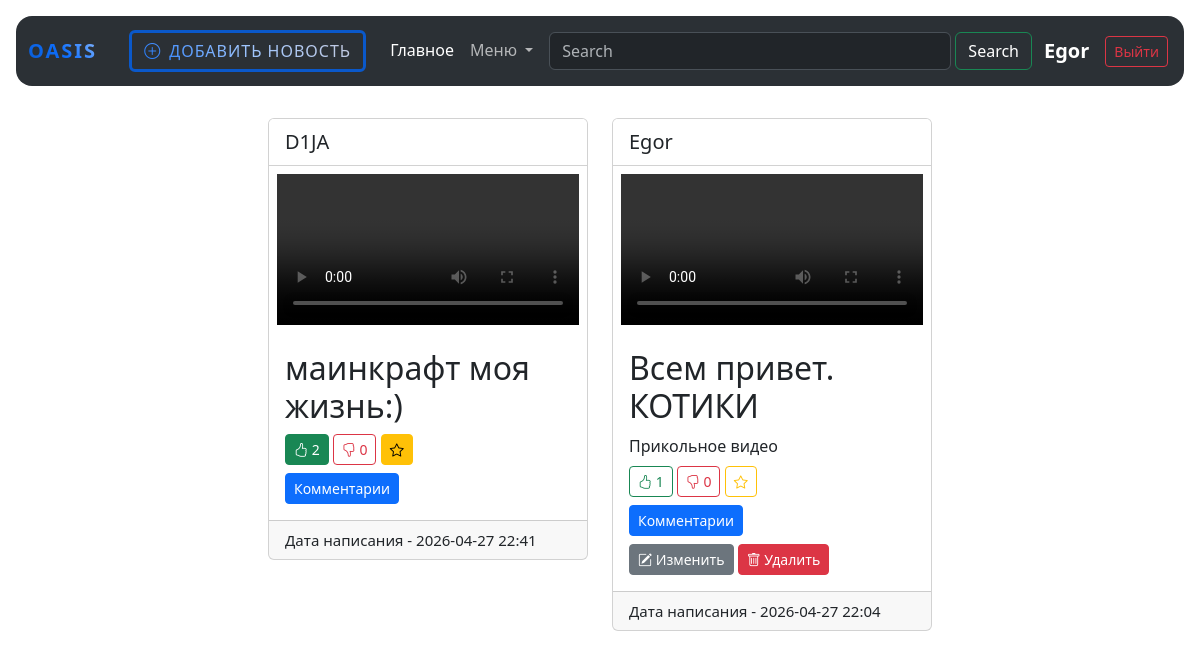
/ (signed in), run on the app's committed database.
### data/users.py (models this page shows, shortened)
class User(SqlAlchemyBase, UserMixin):
    __tablename__ = 'users'
    id = sqlalchemy.Column(sqlalchemy.Integer, primary_key=True, autoincrement=True)
    name = sqlalchemy.Column(sqlalchemy.String, nullable=True)
    about = sqlalchemy.Column(sqlalchemy.String, nullable=True)
    email = sqlalchemy.Column(sqlalchemy.String, index=True, unique=True, nullable=True)
    hashed_password = sqlalchemy.Column(sqlalchemy.String, nullable=True)
    created_date = sqlalchemy.Column(sqlalchemy.DateTime, default=datetime.datetime.now)
    file = sqlalchemy.Column(sqlalchemy.String, nullable=True)
    news = orm.relationship("News", back_populates='user')

### data/news.py (models this page shows)
class News(SqlAlchemyBase):
    __tablename__ = 'news'
    id = sqlalchemy.Column(sqlalchemy.Integer, primary_key=True, autoincrement=True)
    title = sqlalchemy.Column(sqlalchemy.String, nullable=True)
    content = sqlalchemy.Column(sqlalchemy.String, nullable=True)
    created_date = sqlalchemy.Column(sqlalchemy.DateTime, default=datetime.datetime.now)
    is_private = sqlalchemy.Column(sqlalchemy.Boolean, default=True)
    file = sqlalchemy.Column(sqlalchemy.String, nullable=True)
    user_id = sqlalchemy.Column(sqlalchemy.Integer, sqlalchemy.ForeignKey("users.id"))
    user = orm.relationship('User')
    categories = orm.relationship("Category", secondary="association", backref="news")
    likes = orm.relationship('User', secondary=news_likes, backref='liked_news')
    dislikes = orm.relationship('User', secondary=news_dislikes, backref='disliked_news')
    favorites = orm.relationship('User', secondary=news_favorites, backref='favorited_news')
    starred = orm.relationship("User",
                               secondary=news_starred,
                               backref=orm.backref("starred_news", lazy='subquery'))

### main.py (the view)
@app.route("/")
def index():
    db_sess = db_session.create_session()
    if current_user.is_authenticated:
        news = db_sess.query(News).filter((News.user == current_user) | (News.is_private != True)).order_by(
            desc(News.created_date)).all()
    else:
        news = db_sess.query(News).filter(News.is_private != True).order_by(desc(News.created_date)).all()
    return render_template("index.html", news=news, UPLOAD_FOLDER=app.config['UPLOAD_FOLDER'])

### data/db_session.py (called while the page is built)
def create_session() -> Session:
    global __factory
    return __factory()

### main.py (called while the page is built)
@login_manager.user_loader
def load_user(user_id):
    db_sess = db_session.create_session()
    user = db_sess.get(User, user_id)
    return user

### templates/index.html (shortened to what this page needs)
{% extends "base.html" %}
{% block content %}
<div class="container p-3" style="max-width: 1385px;">
    <div class="d-flex flex-wrap justify-content-center gap-4 align-items-start">
        {% for item in news %}
        <div class="card" style="width: 20rem;">
            <div class="card-header bg-white" style="font-size: 20px;">
                <a href="/profile/{{ item.user.id }}" class="text-decoration-none text-dark">
        {{ item.user.name }}
    </a>
            </div>
            {% if item.file %}
            {% set ful_file = '/' + UPLOAD_FOLDER + item.file %}
            {% if item.file.endswith(('.jpg', '.jpeg', '.png', '.gif', '.webp', '.svg')) %}
            <img src="{{ ful_file }}" class="card-img-top p-2" alt="{{ item.file }} ">
            {% elif item.file.endswith(('.mp4', '.webm', '.ogg', '.mov', '.avi')) %}
            <video src="{{ ful_file }}" class="object-fit-contain p-2" controls></video>
            {% else %}
            <div class="container p-2">
                <a href="{{ ful_file }}" class="btn btn-secondary" download style="width: 100%;">
                    <i class="bi bi-file-earmark-arrow-down fs-5"></i> {{ item.file }}
                </a>
            </div>
            {% endif %}
            {% endif %}
            <div class="card-body">
                <h2 class="card-title">{{ item.title }}</h2>
                <div class="card-text">
                    {{ item.content }}
                </div>
                <div class="mt-2">
                    {% if current_user.is_authenticated %}
                    <a href="/like/{{ item.id }}"
                       class="btn btn-sm {{ 'btn-success' if current_user in item.likes else 'btn-outline-success' }}">
                        <i class="bi bi-hand-thumbs-up"></i> {{ item.likes|length }}
                    </a>
                    <a href="/dislike/{{ item.id }}"
                       class="btn btn-sm {{ 'btn-danger' if current_user in item.dislikes else 'btn-outline-danger' }}">
                        <i class="bi bi-hand-thumbs-down"></i> {{ item.dislikes|length }}
                    </a>
                    <a href="/add_starred/{{ item.id }}"
                       class="btn btn-sm {{ 'btn-warning' if current_user in item.starred else 'btn-outline-warning' }}">
                        <i class="bi bi-star"></i>
                    </a>
                    {% endif %}
                </div>
                <div class="mt-2">
                    <a href="/comments/{{ item.id }}" class="btn btn-sm {{ 'btn-primary'}}">Комментарии</a>
                </div>
                {% if current_user.is_authenticated and current_user == item.user %}
                <div class="mt-2">
                    <a href="/news/{{ item.id }}" class="btn btn-secondary btn-sm">
                        <i class="bi bi-pencil-square"></i> Изменить
                    </a>
                    <a href="/news_delete/{{ item.id }}" class="btn btn-danger btn-sm">
                        <i class="bi bi-trash"></i> Удалить
                    </a>
                </div>
                {% endif %}
            </div>
            <div class="card-footer" style="font-size: 15px;">
                Дата написания - {{ item.created_date.strftime('%Y-%m-%d %#H:%M') }}
            </div>
        </div>
        {% endfor %}
    </div>
</div>
{% endblock %}

### templates/base.html (shortened to what this page needs)
<!DOCTYPE html>
<html lang="en">
<head>
    <link href="https://cdn.jsdelivr.net/npm/bootstrap@5.3.8/dist/css/bootstrap.min.css" rel="stylesheet"
>
    <link rel="stylesheet" href="https://cdn.jsdelivr.net/npm/bootstrap-icons@1.11.3/font/bootstrap-icons.min.css">
</head>
<body>
<header>
    <div class="container-fluid p-3" data-bs-theme="dark">
        <nav class="navbar navbar-expand-lg bg-body-tertiary rounded-4">
            <div class="container-fluid">
                <a class="navbar-brand" href="/">Oasis</a>
                <div class="collapse navbar-collapse" id="navbarSupportedContent">
                    {% if current_user.is_authenticated %}
                    <ul class="navbar-nav me-auto mb-2 mb-lg-0">
                        <li class="nav-item d-flex align-items-center mx-3">
                            <a href="/news" class="btn btn-custom-add">
                                <i class="bi bi-plus-circle"></i> Добавить новость
                            </a>
                        </li>
                        <li class="nav-item">
                            <a class="nav-link active" aria-current="page" href="/">Главное</a>
                        </li>
                        <li class="nav-item dropdown">
                            <a class="nav-link dropdown-toggle" href="#" role="button" data-bs-toggle="dropdown"
                               aria-expanded="false">
                                Меню
                            </a>
                        </li>
                    </ul>
                    <form class="d-flex flex-grow-1 p-2" role="search">
                        <input class="form-control me-1" type="search" placeholder="Search" aria-label="Search"/>
                        <button class="btn btn-outline-success text-white" type="submit">Search</button>
                    </form>
                    <ul class="navbar-nav ms-auto p-1 align-items-center">
                        <li class="nav-item d-flex align-items-center">
                            <a href="/profile/{{ current_user.id }}"
                               class="text-decoration-none text-white fs-5 fw-semibold me-3">
                                {{ current_user.name }}
                            </a>
                            <a href="/logout" class="btn btn-sm btn-outline-danger">Выйти</a>
                        </li>
                    </ul>
                    {% endif %}
                </div>
            </div>
        </nav>
    </div>
</header>
{% block content %}{% endblock %}
</body>
</html>

### templates/base.html (style rules this page uses)
.navbar-brand { font-weight: 800; text-transform: uppercase; letter-spacing: 2px; background: linear-gradient(45deg, #0a58ca, #0d6efd, #9ec5fe); -webkit-background-clip: text; -webkit-text-fill-color: transparent; display: inline-block; }
.btn-custom-add { border: 3px solid #0a58ca; font-weight: 500; text-transform: uppercase; letter-spacing: 1px; transition: all 0.3s ease-in-out; background: linear-gradient(45deg, #0d6efd, #9ec5fe, #ccccd9); -webkit-background-clip: text; -webkit-text-fill-color: transparent; display: inline-flex; align-items: center; gap: 8px; }

### data on the page
User: name "Egor"
News: user.name "D1JA", title "маинкрафт моя жизнь:)", likes|length "2", dislikes|length "0", created_date "2026-04-27 22:41"
News: user.name "Egor", title "Всем привет. КОТИКИ", content "Прикольное видео", likes|length "1", dislikes|length "0", created_date "2026-04-27 22:04"
